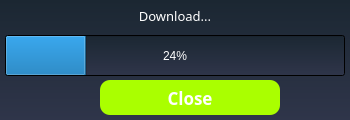
<?xml version="1.0" encoding="UTF-8"?>
<ui version="4.0">
 <class>Fortschritt</class>
 <widget class="QMainWindow" name="Fortschritt">
  <property name="geometry">
   <rect>
    <x>0</x>
    <y>0</y>
    <width>350</width>
    <height>120</height>
   </rect>
  </property>
  <property name="minimumSize">
   <size>
    <width>350</width>
    <height>120</height>
   </size>
  </property>
  <property name="maximumSize">
   <size>
    <width>350</width>
    <height>120</height>
   </size>
  </property>
  <property name="windowTitle">
   <string>Download Fortschritt</string>
  </property>
  <property name="windowIcon">
   <iconset resource="../Resources.qrc">
    <normaloff>:/ICONS/data/Icon.png</normaloff>:/ICONS/data/Icon.png</iconset>
  </property>
  <property name="styleSheet">
   <string notr="true">/*Copyright (c) DevSec Studio. All rights reserved.

MIT License

Permission is hereby granted, free of charge, to any person obtaining a copy
of this software and associated documentation files (the &quot;Software&quot;), to deal
in the Software without restriction, including without limitation the rights
to use, copy, modify, merge, publish, distribute, sublicense, and/or sell
copies of the Software, and to permit persons to whom the Software is
furnished to do so, subject to the following conditions:

The above copyright notice and this permission notice shall be included in all
copies or substantial portions of the Software.

THE SOFTWARE IS PROVIDED *AS IS*, WITHOUT WARRANTY OF ANY KIND, EXPRESS OR
IMPLIED, INCLUDING BUT NOT LIMITED TO THE WARRANTIES OF MERCHANTABILITY,
FITNESS FOR A PARTICULAR PURPOSE AND NONINFRINGEMENT. IN NO EVENT SHALL THE
AUTHORS OR COPYRIGHT HOLDERS BE LIABLE FOR ANY CLAIM, DAMAGES OR OTHER
LIABILITY, WHETHER IN AN ACTION OF CONTRACT, TORT OR OTHERWISE, ARISING FROM,
OUT OF OR IN CONNECTION WITH THE SOFTWARE OR THE USE OR OTHER DEALINGS IN THE SOFTWARE.
*/

/*-----QWidget-----*/
QWidget
{
	background-color: qlineargradient(spread:repeat, x1:1, y1:0, x2:1, y2:1, stop:0 rgba(27, 39, 50, 255),stop:1 rgba(47, 53, 74, 255));
	color: #000000;

}


/*-----QLabel-----*/
QLabel
{
	background-color: transparent;
	color: rgb(255, 255, 255);
	font-size: 13px;
	font: 13pt &quot;osifont&quot;;

}


/*-----QPushButton-----*/
QPushButton
{
	background-color: qlineargradient(spread:pad, x1:0, y1:0.511, x2:1, y2:0.511, stop:0 rgba(0, 172, 149, 255),stop:0.995192 rgba(54, 197, 177, 255));
	color: #fff;
	font: 13pt &quot;osifont&quot;;
	font-weight: bold;
	border: none;
	border-radius: 3px;
	padding: 5px;
	border-radius: 10px;
}


QPushButton::pressed
{
	background-color: qlineargradient(spread:pad, x1:0, y1:0.511, x2:1, y2:0.511, stop:0 rgba(0, 207, 179, 255),stop:1 rgba(70, 255, 230, 255));

}


/*-----QCheckBox-----*/
QCheckBox
{
	background-color: transparent;
	color: #fff;
	font-size: 10px;
	font-weight: bold;
	border: none;
	border-radius: 5px;

}


/*-----QCheckBox-----*/
QCheckBox::indicator
{
    color: #b1b1b1;
    background-color: #323232;
    border: 1px solid darkgray;
    width: 12px;
    height: 12px;

}


QCheckBox::indicator:checked
{
    image:url(&quot;./ressources/check.png&quot;);
	background-color: qlineargradient(spread:pad, x1:0, y1:0.511, x2:1, y2:0.511, stop:0 rgba(0, 172, 149, 255),stop:0.995192 rgba(54, 197, 177, 255));;
    border: 1px solid #607cff;

}


QCheckBox::indicator:unchecked:hover
{
    border: 1px solid #08b099;

}


QCheckBox::disabled
{
	color: #656565;

}


QCheckBox::indicator:disabled
{
	background-color: #656565;
	color: #656565;
    border: 1px solid #656565;

}


/*-----QLineEdit-----*/
QLineEdit
{
	background-color: #c2c7d5;
	color: #000;
	font-weight: bold;
	border: none;
	border-radius: 2px;
	padding: 3px;

}


/*-----QListView-----*/
QListView
{
	background-color: qlineargradient(spread:pad, x1:1, y1:0, x2:1, y2:1, stop:0 rgba(50, 61, 80, 255),stop:1 rgba(44, 49, 69, 255));
	color: #fff;
	font-size: 12px;
	font-weight: bold;
	border: 1px solid #191919;
	show-decoration-selected: 0;

}


QListView::item
{
	color: #31cecb;
	background-color: #454e5e;
	border: none;
	padding: 5px;
	border-radius: 0px;
	padding-left : 10px;
	height: 42px;

}

QListView::item:selected
{
	color: #31cecb;
	background-color: #454e5e;

}


QListView::item:!selected
{
	color:white;
	background-color: transparent;
	border: none;
	padding-left : 10px;

}


QListView::item:!selected:hover
{
	color: #bbbcba;
	background-color: #454e5e;
	border: none;
	padding-left : 10px;

}


/*-----QTreeView-----*/
QTreeView 
{
	background-color: #232939;
	show-decoration-selected: 0;
	color: #c2c8d7;

}


QTreeView::item 
{
	border-top-color: transparent;
	border-bottom-color: transparent;

}


QTreeView::item:hover 
{
	background-color: #606060;
	color: #fff;

}


QTreeView::item:selected 
{
	background-color: #0ab19a;
	color: #fff;

}


QTreeView::item:selected:active
{
	background-color: #0ab19a;
	color: #fff;

}


QTreeView::branch:has-children:!has-siblings:closed,
QTreeView::branch:closed:has-children:has-siblings 
{
	image: url(://tree-closed.png);

}

QTreeView::branch:open:has-children:!has-siblings,
QTreeView::branch:open:has-children:has-siblings  
{
	image: url(://tree-open.png);

}


/*-----QTableView &amp; QTableWidget-----*/
QTableView
{
    background-color: #232939;
	border: 1px solid gray;
    color: #f0f0f0;
    gridline-color: #232939;
    outline : 0;

}


QTableView::disabled
{
    background-color: #242526;
    border: 1px solid #32414B;
    color: #656565;
    gridline-color: #656565;
    outline : 0;

}


QTableView::item:hover 
{
    background-color: #606060;
    color: #f0f0f0;

}


QTableView::item:selected 
{
	background-color: #0ab19a;
    color: #F0F0F0;

}


QTableView::item:selected:disabled
{
    background-color: #1a1b1c;
    border: 2px solid #525251;
    color: #656565;

}


QTableCornerButton::section
{
	background-color: #343a49;
    color: #fff;

}


QHeaderView::section
{
	color: #fff;
	border-top: 0px;
	border-bottom: 1px solid gray;
	border-right: 1px solid gray;
	background-color: #343a49;
    margin-top:1px;
	margin-bottom:1px;
	padding: 5px;

}


QHeaderView::section:disabled
{
    background-color: #525251;
    color: #656565;

}


QHeaderView::section:checked
{
    color: #fff;
    background-color: #0ab19a;

}


QHeaderView::section:checked:disabled
{
    color: #656565;
    background-color: #525251;

}


QHeaderView::section::vertical::first,
QHeaderView::section::vertical::only-one
{
    border-top: 1px solid #353635;

}


QHeaderView::section::vertical
{
    border-top: 1px solid #353635;

}


QHeaderView::section::horizontal::first,
QHeaderView::section::horizontal::only-one
{
    border-left: 1px solid #353635;

}


QHeaderView::section::horizontal
{
    border-left: 1px solid #353635;

}


/*-----QScrollBar-----*/
QScrollBar:horizontal 
{
    background-color: transparent;
    height: 8px;
    margin: 0px;
    padding: 0px;

}


QScrollBar::handle:horizontal 
{
    border: none;
	min-width: 100px;
    background-color: #56576c;

}


QScrollBar::add-line:horizontal, 
QScrollBar::sub-line:horizontal,
QScrollBar::add-page:horizontal, 
QScrollBar::sub-page:horizontal 
{
    width: 0px;
    background-color: transparent;

}


QScrollBar:vertical 
{
    background-color: transparent;
    width: 8px;
    margin: 0;

}


QScrollBar::handle:vertical 
{
    border: none;
	min-height: 100px;
    background-color: #56576c;

}


QScrollBar::add-line:vertical, 
QScrollBar::sub-line:vertical,
QScrollBar::add-page:vertical, 
QScrollBar::sub-page:vertical 
{
    height: 0px;
    background-color: transparent;

}
</string>
  </property>
  <widget class="QWidget" name="centralwidget">
   <widget class="QProgressBar" name="progressBar">
    <property name="geometry">
     <rect>
      <x>5</x>
      <y>35</y>
      <width>340</width>
      <height>41</height>
     </rect>
    </property>
    <property name="styleSheet">
     <string notr="true">color: #FFF</string>
    </property>
    <property name="value">
     <number>24</number>
    </property>
   </widget>
   <widget class="QPushButton" name="BT_Clos_ALL">
    <property name="geometry">
     <rect>
      <x>100</x>
      <y>80</y>
      <width>180</width>
      <height>35</height>
     </rect>
    </property>
    <property name="font">
     <font>
      <family>osifont</family>
      <pointsize>13</pointsize>
      <weight>75</weight>
      <italic>false</italic>
      <bold>true</bold>
     </font>
    </property>
    <property name="cursor">
     <cursorShape>PointingHandCursor</cursorShape>
    </property>
    <property name="styleSheet">
     <string notr="true">QPushButton {
 background-color: rgb(170, 255, 0);
}
QPushButton::hover {
	background-color: rgb(170, 255, 127);
}</string>
    </property>
    <property name="text">
     <string>Close</string>
    </property>
   </widget>
   <widget class="QLabel" name="LBL_Status">
    <property name="geometry">
     <rect>
      <x>50</x>
      <y>0</y>
      <width>250</width>
      <height>31</height>
     </rect>
    </property>
    <property name="font">
     <font>
      <family>osifont</family>
      <pointsize>13</pointsize>
      <weight>50</weight>
      <italic>false</italic>
      <bold>false</bold>
     </font>
    </property>
    <property name="text">
     <string>Download...</string>
    </property>
    <property name="alignment">
     <set>Qt::AlignCenter</set>
    </property>
   </widget>
  </widget>
 </widget>
 <resources>
  <include location="../Resources.qrc"/>
 </resources>
 <connections/>
</ui>
